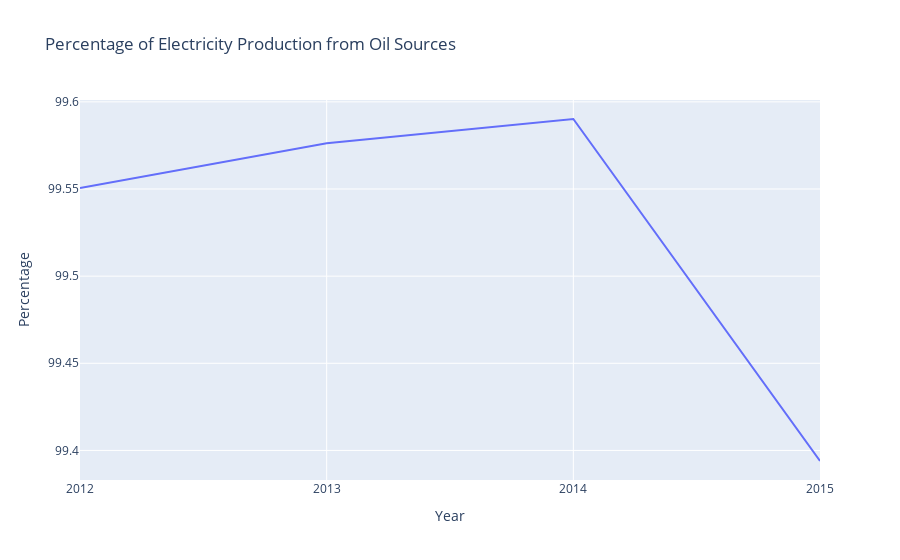

Notebook code cell kept with this figure:
### Code cell
electricity_gen_oil = px.line(electricity_generated[electricity_generated['Country Code']=="SSD"].dropna(), "Year", "Percentage", title='Percentage of Electricity Production from Oil Sources')
electricity_gen_oil.show()

### Figure 1 — Plotly figure (JSON) as saved in the notebook; plotly's stock layout.template omitted (floating-point values rounded to 4 significant figures)
{"data": [{"hovertemplate": "Year=%{x}<br>Percentage=%{y}<extra></extra>", "legendgroup": "", "line": {"color": "#636efa", "dash": "solid"}, "marker": {"symbol": "circle"}, "mode": "lines", "name": "", "orientation": "v", "showlegend": false, "type": "scatter", "x": ["2012", "2013", "2014", "2015"], "xaxis": "x", "y": [99.55, 99.58, 99.59, 99.39], "yaxis": "y"}], "layout": {"legend": {"tracegroupgap": 0}, "title": {"text": "Percentage of Electricity Production from Oil Sources"}, "xaxis": {"anchor": "y", "domain": [0, 1], "title": {"text": "Year"}}, "yaxis": {"anchor": "x", "domain": [0, 1], "title": {"text": "Percentage"}}}}
